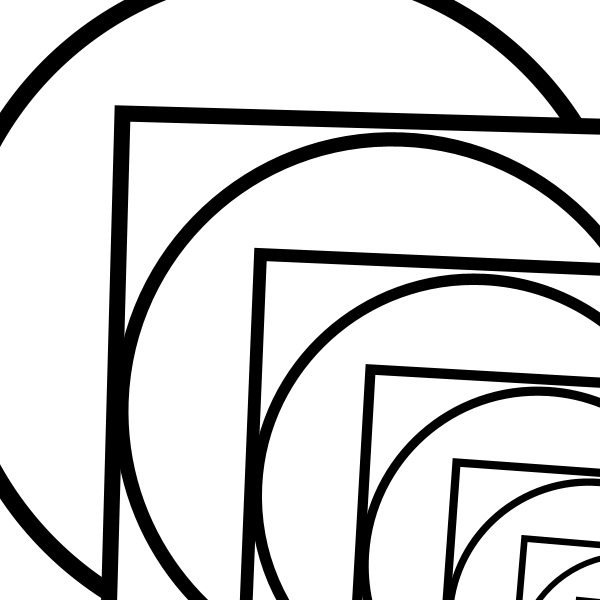
Frame 1 (no input)
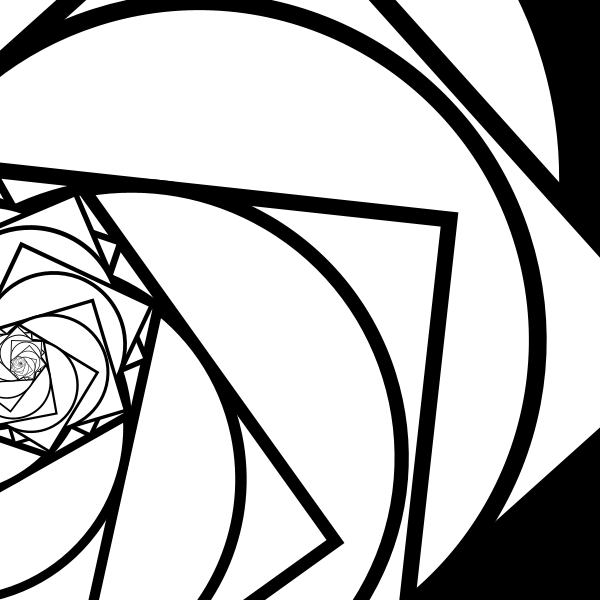
Frame 60 (the mouse pressed at the canvas centre just before this capture)
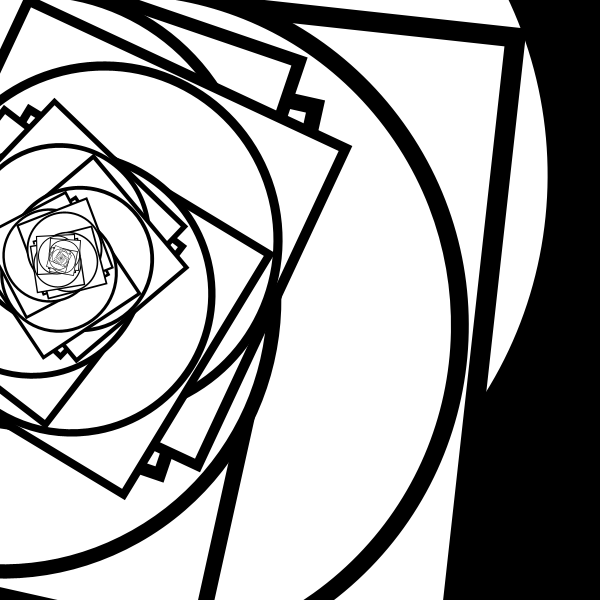
Frame 120 (the mouse held since frame 60 and released just before this capture)

The Processing sketch that drew these frames (run headless with seeded random() and noise(); from frame 60 on, the mouse is pressed at the canvas centre):

// Processing sketch: processing_143311
// ── processing_143311.pde

// Konkuk University
// Department of Dynamic Media
// SOS iDesign
// Name: KIM Sunhyun
// ID: 201420067

float angle; 

void setup() 
{ 
size(600,600); 
} 

void draw() 
{ 
background(0); 
angle += 0.007;   
strokeWeight(25); 
stroke(0); 
fill(255); 

translate(width/4,height/4);

for (int i=0; i<100; i++){ 
  
rotate(angle); 
scale(0.89);
rectMode(CENTER); 
ellipse(10,30,950,950);

translate(width/4,height/4);

rotate(angle); 
scale(0.90);
rectMode(CENTER); 
rect(0,0,850,850);
}  
}
